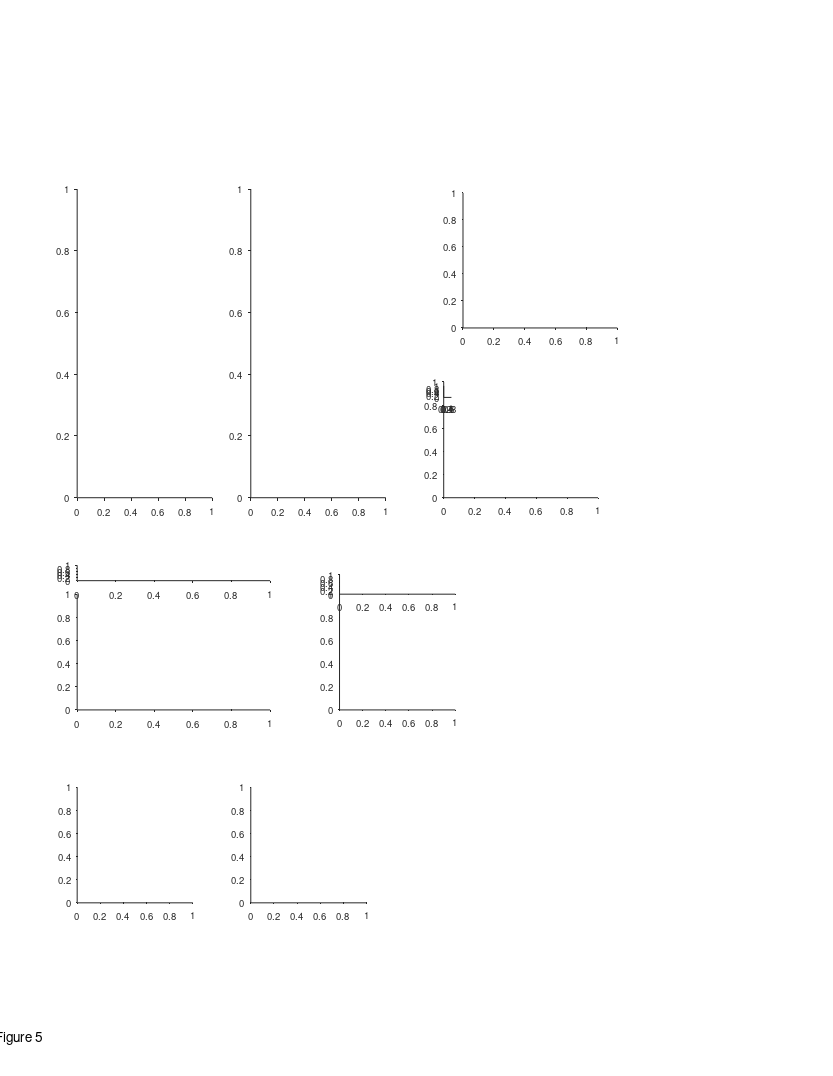

Write the MATLAB code that produced this figure. (Note: this script raises an error after producing the figure.)
%% Replay - Fig 5 - 2 bats crossovers
%%
clear 
clc
close all

%% plotting options
params_opt = 11; % decoding opt 
novelty_session_num_thr = 5;
minSeqsThr = 30;

behavior_ex_opt = 2 % number 2 was chosen

replay_ex_opt = 1;
replay_examples_list = {
    {'rest',11,'b2299_d191213',20}
    };
replay_examples_list = cellfun(@(c)cell2struct(c,{'epoch_type','params_opt','exp_ID','event_num'},2), replay_examples_list)

%% graphics params
epoch_types = {'sleep','rest'};
epoch_type_clrs = {[.6 .1 .8],[.1 .8 .1]};
directions_clrs = {[0    0.3843    0.7451];[ 0.5216    0.2471         0]};

% timediff_max = inf;
timediff_max = 100;
exp_types = {'1 bat','2 bats'};
panels_xlim = [-0.0950    1.9950; -1.9500   40.9500; -0.4500   56.5500; -0.0210    0.4410];
panels_xticks = {[0 0.5 1 1.5],[0 20 40],[0:10:50],[0 0.2 0.4]};
smooth_method = 'movmean';
smooth_n_points = 19;

%% define output files
res_dir =  'L:\paper_replay\figures';
mkdir(res_dir)
fig_name_str = 'Figure 5';
fig_caption_str = ' ';
log_name_str = [fig_name_str '_log_file' '.txt'];
log_name_str = strrep(log_name_str , ':', '-');
log_name_str = strrep(log_name_str , ' ', '_');
log_name_out = fullfile(res_dir, log_name_str);

%% open log file
diary off
diary(log_name_out)
diary on
disp('Log file');
disp(['created: ', datestr(clock)]);
disp('======================================================');
disp([fig_name_str ':' fig_caption_str]);   
disp('======================================================');
disp('');

%% create figure
% figure_size_cm = [21.0 29.7]; % ~A4
figure_size_cm = [21.6 27.9]; % ~US letter
fig = figure;
% Some WYSIWYG options:
set(gcf,'DefaultAxesFontSize',7);
set(gcf,'DefaultAxesFontName','helvetica');
set(gcf,'DefaultAxesUnits','centimeters');
set(gcf,'PaperType','usletter')
% set(gcf,'PaperType','<custom>');
set(gcf,'PaperUnits','centimeters','PaperPosition',[0 0 figure_size_cm]);
set(gcf,'PaperOrientation','portrait');
set(gcf,'Units','centimeters','Position',get(gcf,'paperPosition')+[0 0 0 0]); % position on screen...
set(gcf, 'Renderer', 'painters');
% set(gcf, 'color', 'none');
set(groot, 'defaultAxesColor','None')
set(groot, 'defaultAxesTickDir', 'out');
set(groot,  'defaultAxesTickDirMode', 'manual');
annotation('textbox', [0.5 1 0 0], 'String',fig_name_str, 'HorizontalAlignment','center','Interpreter','none', 'FitBoxToText','on');

% create panels
panels{1}(1,1) = axes('position', [2 15 3.5 8]);
panels{1}(1,2) = axes('position', [6.5 15 3.5 8]);
panels{2}(1) = axes('position', [12 19.4 4 3.5]);
panels{3}(1) = axes('position', [11.5 15 4 3]);
panels{3}(2) = axes('position', [11.5 17.6 .2 .3]);
panels{4}(1) = axes('position', [2 9.5 5 3]);
panels{4}(2) = axes('position', [2 12.85 5 0.4]);
panels{5}(1) = axes('position', [8.8 9.5 3 3]);
panels{5}(2) = axes('position', [8.8 12.5 3 .5]);
panels{6}(1,1) = axes('position', [2 4.5 3 3]);
panels{6}(2,1) = axes('position', [6.5 4.5 3 3]);



%% ========================================================================
%% arrange sessions to load (novelty bats)
[exp_list,T] = decoding_get_inclusion_list();
T = T(exp_list,:);
novelty_exposure_bats = [184 2382];
novelty_exposure_bats_first_session = {'b0184_d191127','b2382_d190623'};
bat_novelty_session_mapping = containers.Map(novelty_exposure_bats,novelty_exposure_bats_first_session);
TF_novelty_bats = ismember(T.bat_num, novelty_exposure_bats);

%% get session number (from exposure)
exp_summary_t = DS_get_exp_summary();
for ii_exp = 1:height(exp_summary_t)
    exp = exp_summary_t(ii_exp,:);
    if any(exp.batNum == novelty_exposure_bats)
        exposure_exp_ID = bat_novelty_session_mapping(exp.batNum);
        exposure_date = exp_summary_t.date(exposure_exp_ID);
        TF = exp_summary_t.batNum ==exp.batNum &...
            exp_summary_t.date >= exposure_date &...
            exp_summary_t.date <= exp.date;
        session_num = sum(TF);
    else
        session_num = nan;
    end
    exp_summary_t{ii_exp,'session_num_from_exposure'} = session_num;
end
T = innerjoin(T,exp_summary_t,'Keys','exp_ID');

%% arrange to early and late sessions
early_days_IX = find(T.session_num_from_exposure <= novelty_session_num_thr);
late_days_IX = find(T.session_num_from_exposure > novelty_session_num_thr);
early_late_IX = {early_days_IX,late_days_IX};
exp_list = T.exp_ID;

%% load data
events_all_per_session = {};
for ii_epoch_type = 1:length(epoch_types)
    for ii_exp = 1:length(exp_list)
        exp_ID = exp_list{ii_exp};
        exp = exp_load_data(exp_ID,'details');
        epoch_type = epoch_types{ii_epoch_type};
        params_opt = 11;
        event_type = 'posterior';
        [events, params] = decoding_load_events_quantification(exp_ID, epoch_type, params_opt, event_type);
        [~, TF] = decoding_apply_seq_inclusion_criteria([events.seq_model]);
        events(~TF) = [];
        if isempty(events)
            continue;
        end
        [events.session_num_from_exposure] = deal(T.session_num_from_exposure(ii_exp));
        [events.recordingArena] = deal(exp.details.recordingArena);
        event_struct = events(1,[]);
        [events(2:end).prev_event] = disperse(events(1:end-1));
        events(1).prev_event = event_struct;
        if ~isfield(events,'rest_ball_num')
            [events.rest_ball_num] = deal(nan);
        end
        events_all_per_session{ii_epoch_type,ii_exp} = events;
    end
end

%% replay directionality bias - calc
directionality_contrast_index = [];
directionality_fraction = [];
directionality_binom_pval = [];
nSeqs = [];
for ii_epoch_type = 1:length(epoch_types)+1
    for ii_exp = 1:length(exp_list)
        switch ii_epoch_type
            case {1,2}
                events = events_all_per_session{ii_epoch_type,ii_exp};
            case 3
                events = [events_all_per_session{:,ii_exp}];
        end
        if isempty(events)
            continue;
        end
        seqs = [events.seq_model];
        n1 = sum([seqs.direction]==-1);
        n2 = sum([seqs.direction]==1);
        directionality_contrast_index(ii_epoch_type,ii_exp) = (n1-n2)/(n1+n2);
        directionality_fraction(ii_epoch_type,ii_exp) = (n1)/(n1+n2);
        binom_pval = myBinomTest(n1,n1+n2,0.5);
        directionality_binom_pval(ii_epoch_type,ii_exp) = binom_pval;
        directionality_binom_surprise(ii_epoch_type,ii_exp) = -log10(binom_pval);
        nSeqs(ii_epoch_type,ii_exp) = length(seqs);
    end
end
directionality_vals = cat(3,directionality_contrast_index,directionality_fraction,directionality_binom_pval,directionality_binom_surprise);
directionality_labels = {'contrast index','fraction','binom pval','binom surprise'};
% bat_sym_map = containers.Map(num2cell([184;2382]),{'+','x'});


%% replay directionality bias - example session
% replay_directionality_bias_ex_exp_ID_list = {'b0184_d191129','b0184_d191130'};
replay_directionality_bias_ex_exp_ID_list = {'b0184_d191130'};
for ii_ex = 1:length(replay_directionality_bias_ex_exp_ID_list)
    replay_directionality_bias_ex_exp_ID = replay_directionality_bias_ex_exp_ID_list{ii_ex};
    ii_exp = find(strcmp(T.exp_ID,replay_directionality_bias_ex_exp_ID));
    example_session_num_form_exposure = T.session_num_from_exposure(replay_directionality_bias_ex_exp_ID);
    for ii_epoch_type = 1:length(epoch_types)
        axes(panels{1}(ii_ex,ii_epoch_type))
        cla reset
        hold on
        events = events_all_per_session{ii_epoch_type,ii_exp};
        seqs = [events.seq_model];
        epoch_sep = find(diff([events.epoch_num])~=0)+0.5;
        seqs_edges = [seqs.start_pos_norm; seqs.end_pos_norm];
        seqs_IX = 1:length(seqs);
        if strcmp(epoch_types(ii_epoch_type),'sleep')
            plot([0 1],repmat(epoch_sep,2,1),':','LineWidth',1.5,'Color',0.5*[1 1 1]);
        end
        h=plot(seqs_edges,[seqs_IX;seqs_IX],'-','LineWidth',.55);
        dir_1_IX = [seqs.state_direction]==1;
        dir_2_IX = [seqs.state_direction]==-1;
        [h(dir_1_IX).Color] = disperse(repelem(directions_clrs(1),length(dir_1_IX)));
        [h(dir_2_IX).Color] = disperse(repelem(directions_clrs(2),length(dir_2_IX)));
        scatter(seqs_edges(1,:),seqs_IX, 3, [seqs.state_direction]==-1, "filled");
        hax=gca;
        hax.Colormap = cell2mat(directions_clrs);
        hax.XTick = [0 1];
        hax.YTick = [1 10*ceil(length(seqs)/10)];
        hax.XLim = [0 1];
        hax.YRuler.TickLabelGapOffset = -1;
        hax.XRuler.TickLabelGapOffset = 1;
        xlabel('Position (norm.)', 'Units','normalized', 'Position',[0.5 -0.02]);
        ylabel('Replay event no.', 'Units','normalized', 'Position',[-0.1 0.5]);
        text(0,-0.09,'Door','Units','normalized','FontSize',7,'HorizontalAlignment','center')
        switch epoch_types{ii_epoch_type}
            case 'sleep'
                title_str = 'Sleep replays';
            case 'rest'
                title_str = 'Awake replays';
        end
        title(title_str, 'Units','normalized', 'Position',[0.5 0.99],'FontWeight','normal');
    end
    title_str = {
        sprintf('Example session #%d:', example_session_num_form_exposure); ...
        'over-representation of replay directionality'};
    text(-.2, 1.12, title_str,'FontSize',9,'HorizontalAlignment','center','Units','normalized')
end

%% replay directionality bias - plot trend over exposure to enviroenment
axes(panels{2}(1));
cla reset
hold on
clrs = [epoch_type_clrs,'k'];
for ii_epoch_type = 1:length(epoch_types)+1
    c = clrs{ii_epoch_type};
%         sym = arrayfun(@(bat_num)bat_sym_map(bat_num),T.bat_num,'UniformOutput',false);
    x = T.session_num_from_exposure;
    y = directionality_contrast_index(ii_epoch_type,:);
    y(nSeqs(ii_epoch_type,:)<minSeqsThr) = nan;
    g = findgroups(T.bat_num);
    hs = gscatter(x,y,g,c,'ox',4,false);
    nPointsSmooth = 3;
    k = (nPointsSmooth-1)/2;
    xi = [-1 1].*k + [(1-k):(max(x)+k)]';
    xx=[];
    yy=[];
    for ii_xi = 1:size(xi,1)
        TF = x>=xi(ii_xi,1) & x<=xi(ii_xi,2);
        xx(ii_xi) = nanmedian(x(TF));
        yy(ii_xi) = nanmedian(y(TF));
    end
    plot(xx,yy,'-','Color',c);
end
hax=gca;
text(.5, 1.29, {'Replay directionality';'all sessions'},'FontSize',9,'HorizontalAlignment','center','Units','normalized')
% legend
x = [0.3 2]+32;
y = linspace(0.35,0,3)+0.6;
plot(x,y(1)*[1 1],'Color',clrs{1},'LineWidth',1.5,'Clipping','off')
plot(x,y(2)*[1 1],'Color',clrs{2},'LineWidth',1.5,'Clipping','off')
plot(x,y(3)*[1 1],'Color',clrs{3},'LineWidth',1.5,'Clipping','off')
x = x(end)+1;
text(x,y(1), "Sleep", 'FontSize',7)
text(x,y(2), "Awake", 'FontSize',7)
text(x,y(3), "Combined", 'FontSize',7)
xlabel('Session no.','Units','normalized','Position',[0.5 -0.05]);
ylabel('Replay directionality index')
ylim([-1 1])
xticks([1 40])
hax=gca;
hax.XRuler.TickLength(1) = 0.02;
hax.YRuler.TickLength(1) = 0.035;
hax.XRuler.TickLabelGapOffset = -1;
hax.YRuler.TickLabelGapOffset = 0;
% text(5.5,-0.75,"\leftarrow"+"session #"+example_session_num_form_exposure,'FontSize',8)
h=annotation('textarrow');
h.Parent=hax;
h.X = 3.5*[1 1];
h.Y = [1 0.85];
h.String = {'                  Sessions #3 and #4'};
h.FontSize = 7; h.HeadLength = 4; h.HeadWidth = 4;

%% ========================================================================




%% panels C - experimental setup
axes(panels{3}(1))
hold on
tunnel_2bats_image = imread('E:\Tamir\work\PROJECTS\LargeScale\paper_replay\figures\resources\tunnel_2bats.jpg');
imshow(tunnel_2bats_image);

axes(panels{3}(2))
cla reset
hold on
axis off
plot([0 1],[1 1],'LineWidth',2)
plot([0 1],[0 0],'LineWidth',1)
text(1.5,1,'Recorded bat','Units','normalized','FontSize',7,'HorizontalAlignment','left','VerticalAlignment','middle');
text(1.5,0,'Other bat','Units','normalized','FontSize',7,'HorizontalAlignment','left','VerticalAlignment','middle');
xlim([0 1])
ylim([0 1])

%% panels D - Behavior example
axes(panels{4}(1))
cla
hold on
switch behavior_ex_opt
    case 1
        exp_ID = 'b2299_d191205';
        ti_seconds_in_session = [5200 5600];
    case 2
        exp_ID = 'b2299_d191213';
        ti_seconds_in_session = 5850 +[0 4*60]+[0.4 -0.1]+[0.35 -0.13].*60; %[5850 6200];
    case 3
        exp_ID = 'b2299_d191213';
        ti_seconds_in_session = [2900 3600];
    case 4
        exp_ID = 'b2299_d191203';
        ti_seconds_in_session = [500 900];
    case 5
        exp_ID = 'b2299_d191203';
        ti_seconds_in_session = [2700 3200];
end
exp = exp_load_data(exp_ID, 'details', 'pos');
epoch_type = 'rest';
params_opt = 11;
event_type = 'posterior';
[events, params]= decoding_load_events_quantification(exp_ID, epoch_type, params_opt, event_type);
[seqs, TF] = decoding_apply_seq_inclusion_criteria([events.seq_model]);
events(~TF)=[];
session_ti = exp_get_sessions_ti(exp_ID,'Behave');
t0 = session_ti(1);
ti = ti_seconds_in_session.*1e6+t0;
lw = 2;
plot(exp.pos.proc_1D.ts, interp_nans(exp.pos.proc_1D.pos),'LineWidth',lw);
plot(exp.pos.proc_1D.other.ts, interp_nans(exp.pos.proc_1D.other.pos(1,:)),'LineWidth',1);
plot(exp.pos.proc_1D.co.ts,exp.pos.proc_1D.co.pos,'xk','MarkerSize',8)
plot([seqs.start_ts;seqs.end_ts],[seqs.start_pos; seqs.end_pos],'-k','LineWidth',1.);
plot([seqs.start_ts],[seqs.start_pos],'.k','MarkerSize',7)
% plot([seqs([seqs.direction]== 1).end_ts],[seqs([seqs.direction]== 1).end_pos],'^m','MarkerSize',2,'MarkerFaceColor','m');
% plot([seqs([seqs.direction]==-1).end_ts],[seqs([seqs.direction]==-1).end_pos],'vm','MarkerSize',2,'MarkerFaceColor','m');
xline(35969648929.0)
xlim(ti)
rescale_plot_data('x',[1e-6/60 ti(1)]);
ylim([0 135])
% xticks(linspace(0,135,4))
yticks(linspace(0,135,4))
xlabel('Time (min)', 'Units','normalized', 'Position',[0.5 -0.11]);
ylabel('Position (m)', 'Units','normalized', 'Position',[-0.13 .5]);
hax=gca;
hax.XRuler.TickLabelGapOffset = -1.8;
hax.YRuler.TickLabelGapOffset = 1;

%% legend
axes(panels{4}(2))
cla
hold on
plot([0 0.1],[0.8 0.8],'-','LineWidth',lw);
plot([0 0.1],[0.0 0.0],'-','LineWidth',1);
plot(0.6,0.8,'xk','MarkerSize',8);
plot([0.57 0.63],[0 0],'-k','LineWidth',1.);
plot(0.57,0,'.k','MarkerSize',7);
text(.15, .8, 'Recorded bat','FontSize',7,'HorizontalAlignment','left','VerticalAlignment','middle');
text(.15, .0, 'Other bat','FontSize',7,'HorizontalAlignment','left','VerticalAlignment','middle');
text(.7, .8, 'Cross-overs','FontSize',7,'HorizontalAlignment','left','VerticalAlignment','middle');
text(.7, .0, 'Replay','FontSize',7,'HorizontalAlignment','left','VerticalAlignment','middle');
xlim([0 1])
ylim([0 1])
axis off

%% replay example
if 1
%% load data
win_s = 1;
cmap = bone;
cmap = flipud(cmap);
ex = replay_examples_list(replay_ex_opt);
addFieldsToWorkspace(ex);
decode = decoding_load_data(exp_ID, epoch_type, params_opt);
exp = exp_load_data(exp_ID,'details','path','MUA','ripples');
events = decoding_load_events_quantification(exp_ID,epoch_type,params_opt,"posterior");
event = events(event_num);
seq = event.seq_model;
seq_ti = [event.start_ts event.end_ts];
t0 = mean(seq_ti);
ti = t0 + [-1 1].*win_s*1e6;

% TT = exp.ripples.stats.best_TT;
% [LFP.signal, LFP.ts, LFP.fs, LFP.params] = LFP_load(exp_ID,TT,'band','ripple','limits_ts',ti);
% LFP.avg_signal = nanmean(LFP.signal,[2 3]);

%% plot LFP
% axes(panels{3}(3));
% cla
% hold on
% plot(LFP.ts, LFP.avg_signal,'k');
% xlim(seq_ti+[-1 1].*0.2*range(seq_ti))
% xticks([])
% yticks([])
% rescale_plot_data('x',[1e-6 seq_ti(1)]);
% axis off
% title(sprintf('%s_%s_%d',epoch_type,exp_ID,event_num),'Interpreter','none','FontWeight','normal','FontSize',6);

%% plot posterior (state)
axes(panels{5}(2));
cla
hold on
IX = get_data_in_ti(decode.time, ti);
prob_t = decode.time(IX);
prob_state = squeeze(decode.posterior_state(event.state_num,IX));
plot(prob_t, prob_state, 'k','LineWidth',2);
hax = gca;
hax.XLim = prob_t([1 end]);
hax.YLim = [0 1];
hax.XTickLabel = [];
box on
colormap(cmap);
hax.XLim = seq_ti+[-1 1].*0.2*range(seq_ti);
hax.TickDir = 'out';
hax.TickLength = [0.02 0.02];
hax.XRuler.TickLabelGapOffset = -4;
ylabel('Prob.','Units','normalized','Position',[-0.22 0.5]);
rescale_plot_data('x',[1e-6 seq_ti(1)]);
    
%% plot posterior (position)
axes(panels{5}(1));
cla
hold on
IX = get_data_in_ti(decode.time, ti);
prob_t = decode.time(IX);
prob_pos = squeeze(decode.posterior(:,event.state_num,IX));
imagesc(prob_t, decode.pos, prob_pos);
plot([seq.start_ts seq.end_ts],[seq.start_pos seq.end_pos],'-r','LineWidth',0.8);
hax = gca;
clim_prctiles = [1 99];
hax.CLim = prctile(prob_pos(:),clim_prctiles);
% hax.CLim = [0 max(prob_pos(:))];
hax.XLim = prob_t([1 end]);
hax.YLim = [min(decode.pos) max(decode.pos)] + [-1 1].*median(diff(decode.pos))*1;
box on
colormap(cmap);
hax.XLim = seq_ti+[-1 1].*0.2*range(seq_ti);
hax.TickDir = 'out';
hax.TickLength = [0.02 0.02];
hax.XRuler.TickLabelGapOffset = -2;
xlabel('Time (s)','Units','normalized','Position',[0.5 -0.105]);
ylabel('Position (m)','Units','normalized','Position',[-0.22 0.5]);
rescale_plot_data('x',[1e-6 seq_ti(1)]);
plot(hax.XLim([1 1]),hax.YLim,'k-')
plot(hax.XLim([2 2]),hax.YLim,'k-')

%% link x axes
linkaxes(panels{5},'x');

%% add colorbar
hcb = colorbar('east');
hcb.Units = 'centimeters';
cb_offset = 1.12;
hcb.Position(1) = panels{5}(1).Position(1) + panels{5}(1).Position(3)*cb_offset;
cb_offset_middle = (hcb.Position(1)+hcb.Position(3)/2-panels{5}(1).Position(1))/panels{5}(1).Position(3);
hcb.Label.Rotation = -90;
hcb.Label.Position(1) = 1.5;
hcb.Label.String = 'Probability';
hcb.Ticks = [];
text(cb_offset_middle,1,'Max','Units','normalized','FontSize',7,'HorizontalAlignment','center');
text(cb_offset_middle,0,'0','Units','normalized','FontSize',7,'HorizontalAlignment','center');
% text(cb_offset_middle,1,clim_prctiles(2)+"%",'Units','normalized','FontSize',7,'HorizontalAlignment','center');
% text(cb_offset_middle,0,clim_prctiles(1)+"%",'Units','normalized','FontSize',7,'HorizontalAlignment','center');
end







%% panels C+D - scatters (load data)
% data_filename = 'F:\sequences\figures\replay_vs_crossover\replay_vs_crossover_opt_11_replay position between 25-115.mat';
% data_filename = 'F:\sequences\figures\replay_vs_crossover\replay_vs_crossover_opt_11_replay position between 25-115 & same map.mat';
% data_filename = 'F:\sequences\figures\replay_vs_crossover\replay_vs_crossover_opt_11_replay position between 25-115 & same map & forward.mat';
% data_filename = 'F:\sequences\figures\replay_vs_crossover\replay_vs_crossover_opt_11_replay position between 25-115 & same map & reverse.mat';
% data_filename = 'F:\sequences\figures\replay_vs_crossover\replay_vs_crossover_opt_11_replay position between 25-115 & replay distance_gt_5.mat';
% data_filename = 'F:\sequences\figures\replay_vs_crossover\replay_vs_crossover_opt_11_replay position between 25-115 & replay distance_gt_10.mat';
% data_filename = 'F:\sequences\figures\replay_vs_crossover\replay_vs_crossover_opt_11_replay position between 25-115 & forward.mat';
% data_filename = 'F:\sequences\figures\replay_vs_crossover\replay_vs_crossover_opt_11_replay position between 25-115 & reverse.mat';
% data_filename = 'F:\sequences\figures\replay_vs_crossover\replay_vs_crossover_opt_11_replay pos between 25-115, dec acc_gt_65%.mat';
data_filename = 'F:\sequences\figures\replay_vs_crossover\replay_vs_crossover_opt_11_replay pos between 25-115, dec acc_gt_70%.mat';
% data_filename = 'F:\sequences\figures\replay_vs_crossover\replay_vs_crossover_opt_11_replay pos between 25-115 & same map, dec acc_gt_65%.mat';
% data_filename = 'F:\sequences\figures\replay_vs_crossover\replay_vs_crossover_opt_11_replay pos between 25-115 & same map, dec acc_gt_70%.mat';

%% panels C - main scatter plot
axes(panels{6}(1,1))
cla reset
hold on
data = load(data_filename);
X = data.x(data.TF);
Y = data.y(data.TF);
scatter(X,Y,5,'k','filled');
axis equal
xlim([0 135])
ylim([0 135])
xticks(linspace(0,135,4))
yticks(linspace(0,135,4))
xlabel('Previous cross-over position (m)', 'Units','normalized', 'Position',[0.5 -0.16]);
ylabel('Replay position (m)', 'Units','normalized', 'Position',[-0.2 .5]);
% text(0.8,0.3,"n = "+ data.stats.n,'Units','normalized','FontSize',9);
% text(0.6,0.2,"r = "+ sprintf('%.2g',data.stats.Pearson.r), 'Units','normalized','FontSize',7);
% text(0.6,0.1,"P = "+ sprintf('%.2g',data.stats.Pearson.p), 'Units','normalized','FontSize',7);
text(.3,1.2,"{\rho} = "+ sprintf('%.2f',data.stats.Spearman.r), 'Units','normalized','FontSize',7);
text(.3,1.1,"P = "+ sprintf('%.2g',data.stats.Spearman.p), 'Units','normalized','FontSize',7);
% text(.3,1.3,"{\itn} = "+ sprintf('%d',sum(data.TF)), 'Units','normalized','FontSize',7);
% text(0,-.4,data.msg_str, 'Units','normalized','FontSize',10);
h=refline(1,0);
h.Color = .8.*[1 1 1];
hax=gca;
hax.XRuler.TickLength(1) = 0.035;
hax.YRuler.TickLength(1) = 0.024;
hax.XRuler.TickLabelGapOffset = -.5;
hax.YRuler.TickLabelGapOffset = 1;

%% panels D - scatter plot (control - next crossover)
axes(panels{6}(2,1))
cla reset
hold on
X = [data.seqs_all.next_co_pos];
Y = data.y;
X = X(data.TF)';
Y = Y(data.TF)';
[stats.Pearson.r, stats.Pearson.p] = corr(X,Y,'type','Pearson',rows='pairwise',tail='right');
[stats.Spearman.r, stats.Spearman.p] = corr(X,Y,'type','Spearman',rows='pairwise',tail='right');
scatter(X,Y,5,'k','filled');
axis equal
xlim([0 135])
ylim([0 135])
xticks(linspace(0,135,4))
yticks(linspace(0,135,4))
xlabel('Next cross-over position (m)', 'Units','normalized', 'Position',[0.5 -0.16]);
ylabel('Replay position (m)', 'Units','normalized', 'Position',[-0.2 .5]);
% text(0.8,0.3,"n = "+ data.stats.n,'Units','normalized','FontSize',9);
% text(0.8,0.2,"r = "+ sprintf('%.2g',stats.Pearson.r), 'Units','normalized','FontSize',7);
% text(0.8,0.1,"P = "+ sprintf('%.2g',stats.Pearson.p), 'Units','normalized','FontSize',7);
text(.3,1.2,"{\rho} = "+ sprintf('%.2f',stats.Spearman.r), 'Units','normalized','FontSize',7);
text(.3,1.1,"P = "+ sprintf('%.2f',stats.Spearman.p), 'Units','normalized','FontSize',7);
h=refline(1,0);
h.Color = .8.*[1 1 1];
hax=gca;
hax.XRuler.TickLength(1) = 0.035;
hax.YRuler.TickLength(1) = 0.024;
hax.XRuler.TickLabelGapOffset = -.5;
hax.YRuler.TickLabelGapOffset = 1;

%% add panel letters
font_size = 11;
axes(panels{1}(1))
text(-0.3,1.1, 'A', 'Units','normalized','FontWeight','bold','FontSize',font_size);
axes(panels{2}(1))
text(-0.3,1.25, 'B', 'Units','normalized','FontWeight','bold','FontSize',font_size);

axes(panels{3}(1))
text(-0.17,1.2, 'C', 'Units','normalized','FontWeight','bold','FontSize',font_size);
axes(panels{3}(2))
axes(panels{4}(1))
text(-0.2,1.3, 'D', 'Units','normalized','FontWeight','bold','FontSize',font_size);
axes(panels{5}(1))
text(-0.38,1.3, 'E', 'Units','normalized','FontWeight','bold','FontSize',font_size);
axes(panels{6}(1,1))
text(-0.35,1.15, 'F', 'Units','normalized','FontWeight','bold','FontSize',font_size);
axes(panels{6}(2,1))
text(-0.35,1.15, 'G', 'Units','normalized','FontWeight','bold','FontSize',font_size);

%%
fig_name = sprintf('%s',fig_name_str);
% fig_name = sprintf('%s_panel_B_opt_%d',fig_name,behavior_ex_opt);
fig_name = sprintf('%s_max_tdiff_%ds',fig_name,timediff_max);
[~,data_str,~] = fileparts(data_filename);
fig_name = sprintf('%s__%s',fig_name,data_str);
file_out = fullfile(res_dir, fig_name);
print(gcf, file_out, '-dpdf', '-cmyk', '-painters');
disp('figure saved!')

%%

%%
function str = genSignifStrAstricks(pval)
if pval < 0.001
    str = '***';
elseif pval < 0.01
    str = '**';
elseif pval < 0.05
    str = '*';
else
    str = 'n.s.';
end
end
